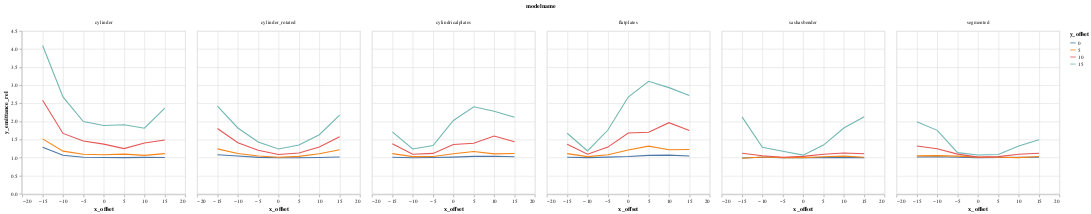

The cell this chart's notebook holds for it:
### Code cell
alt.Chart(DATA).mark_line().encode(
    column="modelname",
    color='y_offset:N',
    x='x_offset',
    y='y_emittance_rel',
)

### Figure 1 — Vega-Lite specification as saved in the notebook (floating-point values rounded to 4 significant figures; data arrays with more than 128 entries replaced by an {"elided": "..."} marker saying what was removed)
{"$schema": "https://vega.github.io/schema/vega-lite/v1.2.1.json", "data": {"values": {"elided": "168 records"}}, "encoding": {"color": {"field": "y_offset", "type": "nominal"}, "column": {"field": "modelname", "type": "nominal"}, "x": {"field": "x_offset", "type": "quantitative"}, "y": {"field": "y_emittance_rel", "type": "quantitative"}}, "mark": "line"}
